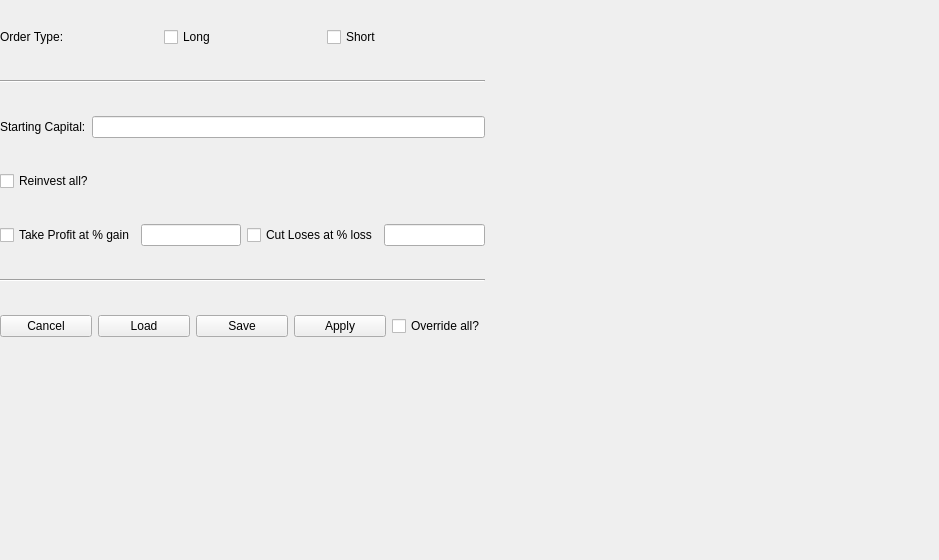
<?xml version="1.0" encoding="UTF-8"?>
<ui version="4.0">
 <class>Form</class>
 <widget class="QWidget" name="Form">
  <property name="geometry">
   <rect>
    <x>0</x>
    <y>0</y>
    <width>939</width>
    <height>560</height>
   </rect>
  </property>
  <property name="windowTitle">
   <string>Form</string>
  </property>
  <widget class="QWidget" name="verticalLayoutWidget">
   <property name="geometry">
    <rect>
     <x>0</x>
     <y>0</y>
     <width>485</width>
     <height>366</height>
    </rect>
   </property>
   <layout class="QVBoxLayout" name="verticalLayout">
    <item>
     <layout class="QHBoxLayout" name="horizontalLayout_2">
      <item>
       <widget class="QLabel" name="label">
        <property name="text">
         <string>Order Type:</string>
        </property>
       </widget>
      </item>
      <item>
       <widget class="QCheckBox" name="checkBox">
        <property name="text">
         <string>Long</string>
        </property>
       </widget>
      </item>
      <item>
       <widget class="QCheckBox" name="checkBox_2">
        <property name="text">
         <string>Short</string>
        </property>
       </widget>
      </item>
     </layout>
    </item>
    <item>
     <widget class="Line" name="line_4">
      <property name="orientation">
       <enum>Qt::Horizontal</enum>
      </property>
     </widget>
    </item>
    <item>
     <layout class="QHBoxLayout" name="horizontalLayout">
      <item>
       <widget class="QLabel" name="label_2">
        <property name="text">
         <string>Starting Capital:</string>
        </property>
       </widget>
      </item>
      <item>
       <widget class="QLineEdit" name="lineEdit_3"/>
      </item>
     </layout>
    </item>
    <item>
     <layout class="QHBoxLayout" name="horizontalLayout_4">
      <item>
       <widget class="QCheckBox" name="checkBox_4">
        <property name="text">
         <string>Reinvest all?</string>
        </property>
       </widget>
      </item>
     </layout>
    </item>
    <item>
     <layout class="QHBoxLayout" name="horizontalLayout_5">
      <item>
       <widget class="QCheckBox" name="checkBox_6">
        <property name="text">
         <string>Take Profit at % gain</string>
        </property>
       </widget>
      </item>
      <item>
       <widget class="QLineEdit" name="lineEdit"/>
      </item>
      <item>
       <widget class="QCheckBox" name="checkBox_7">
        <property name="text">
         <string>Cut Loses at % loss</string>
        </property>
       </widget>
      </item>
      <item>
       <widget class="QLineEdit" name="lineEdit_2"/>
      </item>
     </layout>
    </item>
    <item>
     <widget class="Line" name="line_3">
      <property name="orientation">
       <enum>Qt::Horizontal</enum>
      </property>
     </widget>
    </item>
    <item>
     <layout class="QHBoxLayout" name="horizontalLayout_3">
      <item>
       <widget class="QPushButton" name="pushButton_6">
        <property name="text">
         <string>Cancel</string>
        </property>
       </widget>
      </item>
      <item>
       <widget class="QPushButton" name="pushButton_5">
        <property name="text">
         <string>Load</string>
        </property>
       </widget>
      </item>
      <item>
       <widget class="QPushButton" name="pushButton_7">
        <property name="text">
         <string>Save</string>
        </property>
       </widget>
      </item>
      <item>
       <widget class="QPushButton" name="pushButton_8">
        <property name="text">
         <string>Apply</string>
        </property>
       </widget>
      </item>
      <item>
       <widget class="QCheckBox" name="checkBox_3">
        <property name="text">
         <string>Override all?</string>
        </property>
       </widget>
      </item>
     </layout>
    </item>
   </layout>
  </widget>
 </widget>
 <resources/>
 <connections/>
</ui>
